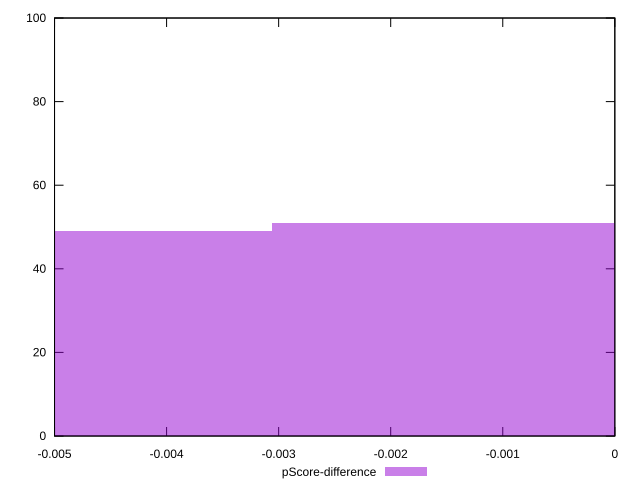

The script that saved this image:
reset

$pScoreDifference <<EOF
-0.0061199334584967485 49
0 51
EOF

set key outside below
set boxwidth 0.0061199334584967485
set xrange [-0.0050000000000000044:0]
set yrange [0:100]
set trange [0:100]
set style fill transparent solid 0.5 noborder
set terminal svg size 640, 490 enhanced background rgb 'white'
set output "report_00019_2021-02-10T18-14-37.922Z//unused-css-rules/samples/pages+cached+noadtech+nomedia/pScore-difference/histogram.svg"

plot $pScoreDifference title "pScore-difference" with boxes

reset
